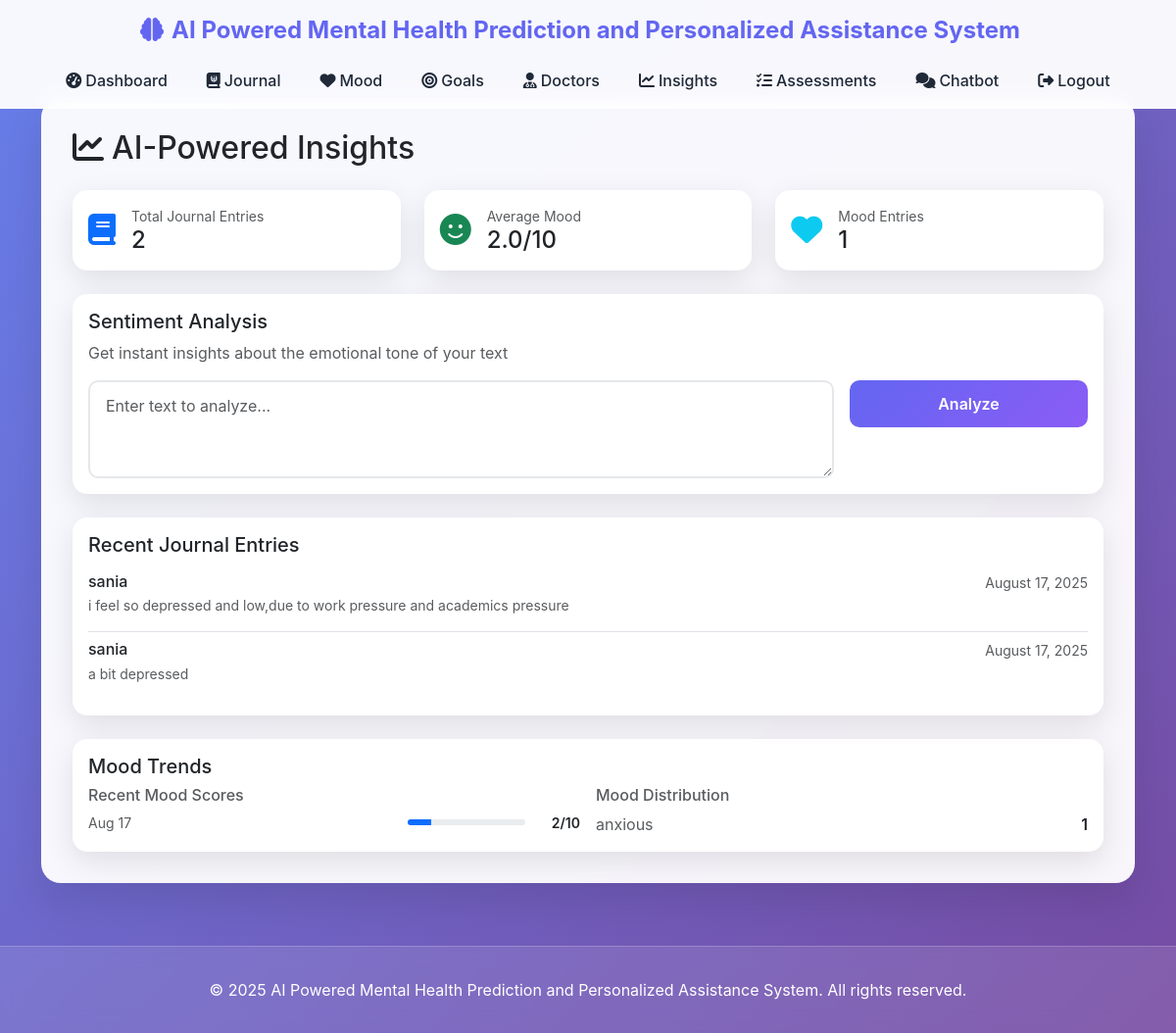
The app's page /ml/insights (signed in), older data.
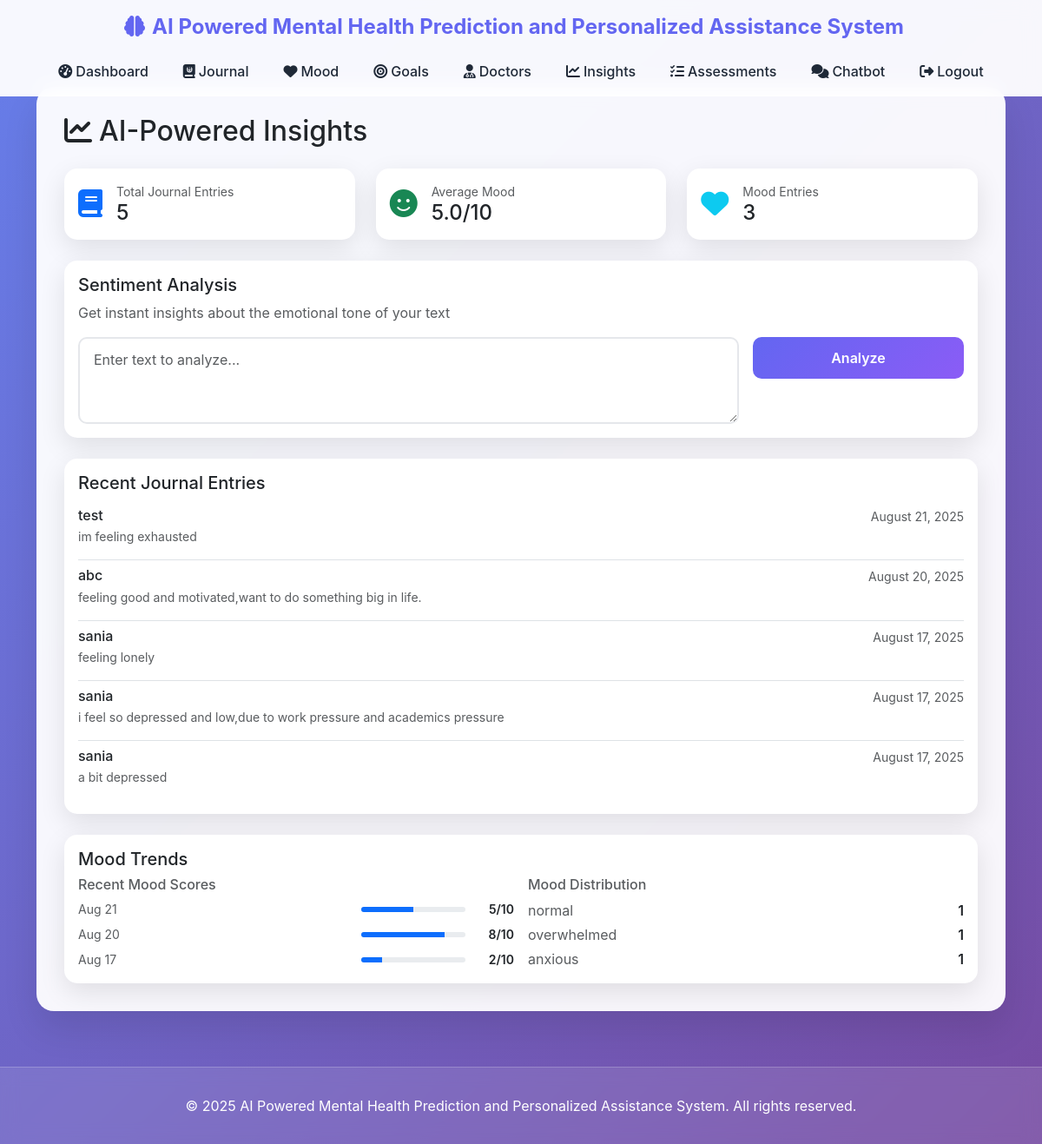
The same page, newer data.
### models.py (models this page shows)
class JournalEntry(db.Model):
    __tablename__ = 'journal_entries'
    id = db.Column(db.Integer, primary_key=True)
    user_id = db.Column(db.Integer, db.ForeignKey('users.id'), nullable=False)
    title = db.Column(db.String(200), nullable=False)
    content = db.Column(db.Text, nullable=False)
    mood_score = db.Column(db.Integer)  # 1-10 scale
    tags = db.Column(db.Text)  # Store as JSON string for SQLite
    created_at = db.Column(db.DateTime, default=lambda: datetime.now(timezone.utc))
    updated_at = db.Column(db.DateTime, default=lambda: datetime.now(timezone.utc), onupdate=lambda: datetime.now(timezone.utc))
    sentiment_score = db.Column(db.Float)
    emotion_labels = db.Column(db.Text)  # Store as JSON string for SQLite
    key_topics = db.Column(db.Text)  # Store as JSON string for SQLite
    ai_insights = db.Column(db.Text)

class MoodEntry(db.Model):
    __tablename__ = 'mood_entries'
    id = db.Column(db.Integer, primary_key=True)
    user_id = db.Column(db.Integer, db.ForeignKey('users.id'), nullable=False)
    mood_score = db.Column(db.Integer, nullable=False)  # 1-10 scale
    mood_label = db.Column(db.String(50))  # e.g., "Happy", "Sad", "Anxious"
    notes = db.Column(db.Text)
    activities = db.Column(db.Text)  # Store as JSON string for SQLite
    sleep_hours = db.Column(db.Float)
    exercise_minutes = db.Column(db.Integer)
    social_interactions = db.Column(db.Integer)  # Number of social interactions
    created_at = db.Column(db.DateTime, default=lambda: datetime.now(timezone.utc))

### routes.py (the view)
@ml_bp.route('/insights')
@login_required
def ml_insights():
    journal_entries = JournalEntry.query.filter_by(user_id=current_user.id).order_by(JournalEntry.created_at.desc()).limit(50).all()
    mood_entries = MoodEntry.query.filter_by(user_id=current_user.id).order_by(MoodEntry.created_at.desc()).limit(30).all()
    total_entries = len(journal_entries)
    avg_mood = sum(entry.mood_score for entry in mood_entries) / len(mood_entries) if mood_entries else 0
    from ml_services import get_model_performance
    model_performance = get_model_performance()
    return render_template('ml/insights.html',
                         journal_entries=journal_entries,
                         mood_entries=mood_entries,
                         total_entries=total_entries,
                         avg_mood=round(avg_mood, 1),
                         model_performance=model_performance)

### app.py (called while the page is built)
@login_manager.user_loader
def load_user(user_id):
    return User.query.get(int(user_id))

### ml_services.py (called while the page is built)
def get_model_performance():
    try:
        return {
            'status': 'Model not trained yet',
            'message': 'Train the model with sample data to see performance metrics'
        }
    except Exception as e:
        return {
            'status': 'Error',
            'message': str(e)
        }

### templates/ml/insights.html (shortened to what the changed rows need)
{% extends "base.html" %}
{% block content %}
<div class="main-content">
    <div class="d-flex justify-content-between align-items-center mb-4">
        <h1 class="h2 text-dark mb-0">
            <i class="fas fa-chart-line me-2"></i>AI-Powered Insights
        </h1>
    </div>
    <div class="row g-4 mb-4">
        <div class="col-md-4">
            <div class="card h-100">
                <div class="card-body d-flex align-items-center">
                    <div>
                        <div class="text-muted small">Total Journal Entries</div>
                        <div class="h4 mb-0">{{ total_entries }}</div>
                    </div>
                </div>
            </div>
        </div>
        <div class="col-md-4">
            <div class="card h-100">
                <div class="card-body d-flex align-items-center">
                    <div>
                        <div class="text-muted small">Average Mood</div>
                        <div class="h4 mb-0">{{ "%.1f"|format(avg_mood) }}/10</div>
                    </div>
                </div>
            </div>
        </div>
        <div class="col-md-4">
            <div class="card h-100">
                <div class="card-body d-flex align-items-center">
                    <div>
                        <div class="text-muted small">Mood Entries</div>
                        <div class="h4 mb-0">{{ mood_entries|length }}</div>
                    </div>
                </div>
            </div>
        </div>
    </div>
    {% if journal_entries %}
    <div class="card mb-4">
        <div class="card-body">
            <div class="list-group list-group-flush">
                {% for entry in journal_entries[:5] %}
                <div class="list-group-item px-0">
                    <div class="d-flex justify-content-between align-items-start">
                        <h6 class="mb-1">{{ entry.title }}</h6>
                        <small class="text-muted">{{ entry.created_at.strftime('%B %d, %Y') }}</small>
                    </div>
                    <p class="text-muted small mb-2">{{ entry.content[:150] }}{% if entry.content|length > 150 %}...{% endif %}</p>
                </div>
                {% endfor %}
            </div>
        </div>
    </div>
    {% endif %}
    {% if mood_entries %}
    <div class="card">
        <div class="card-body">
            <div class="row g-3">
                <div class="col-md-6">
                    <div class="vstack gap-2">
                        {% for entry in mood_entries[:7] %}
                        <div class="d-flex justify-content-between align-items-center">
                            <small class="text-muted">{{ entry.created_at.strftime('%b %d') }}</small>
                            <div class="d-flex align-items-center gap-2">
                                <div class="progress" style="width: 120px; height: 6px;">
                                    <div class="progress-bar bg-primary" role="progressbar" style="width: {{ (entry.mood_score / 10) * 100 }}%"></div>
                                </div>
                                <small class="fw-semibold" style="width: 48px; text-align: right;">{{ entry.mood_score }}/10</small>
                            </div>
                        </div>
                        {% endfor %}
                    </div>
                </div>
                <div class="col-md-6">
                    <div class="vstack gap-1">
                        {% set mood_counts = {} %}
                        {% for entry in mood_entries %}
                            {% if entry.mood_label %}
                                {% if entry.mood_label in mood_counts %}
                                    {% set _ = mood_counts.update({entry.mood_label: mood_counts[entry.mood_label] + 1}) %}
                                {% else %}
                                    {% set _ = mood_counts.update({entry.mood_label: 1}) %}
                                {% endif %}
                            {% endif %}
                        {% endfor %}
                        {% for mood, count in mood_counts.items() %}
                        <div class="d-flex justify-content-between">
                            <span class="text-muted">{{ mood }}</span>
                            <span class="fw-semibold">{{ count }}</span>
                        </div>
                        {% endfor %}
                    </div>
                </div>
            </div>
        </div>
    </div>
    {% endif %}
</div>
{% endblock %}

Row changes from the older to the newer data that the page shows:
added JournalEntry: title "test", created_at "August 21, 2025", content "im feeling exhausted"
added JournalEntry: title "abc", created_at "August 20, 2025", content "feeling good and motivated,want to do something big in life."
added JournalEntry: title "sania", created_at "August 17, 2025", content "feeling lonely"
added MoodEntry: created_at "Aug 21", mood_score "5", mood_label "normal", user "1"
added MoodEntry: created_at "Aug 20", mood_score "8", mood_label "overwhelmed", user "1"
Text that changed along with them:
{{ total_entries }}: "2" → "5"
{{ "%.1f"|format(avg_mood) }}: "2.0" → "5.0"
{{ mood_entries|length }}: "1" → "3"
